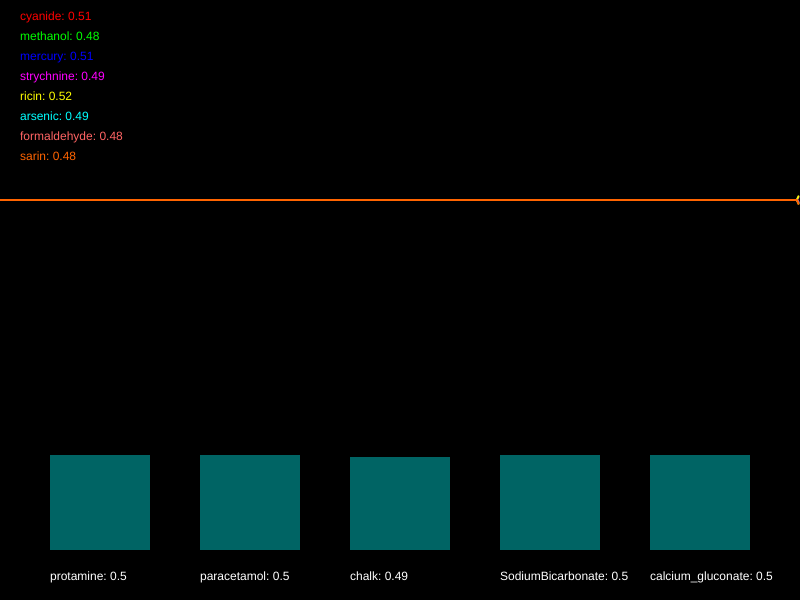
Frame 1 (no input)
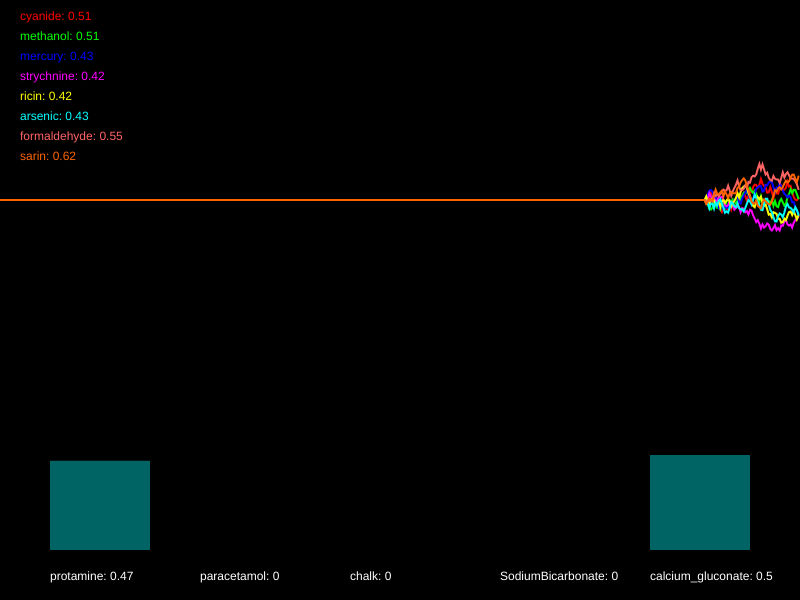
Frame 60 (no input)
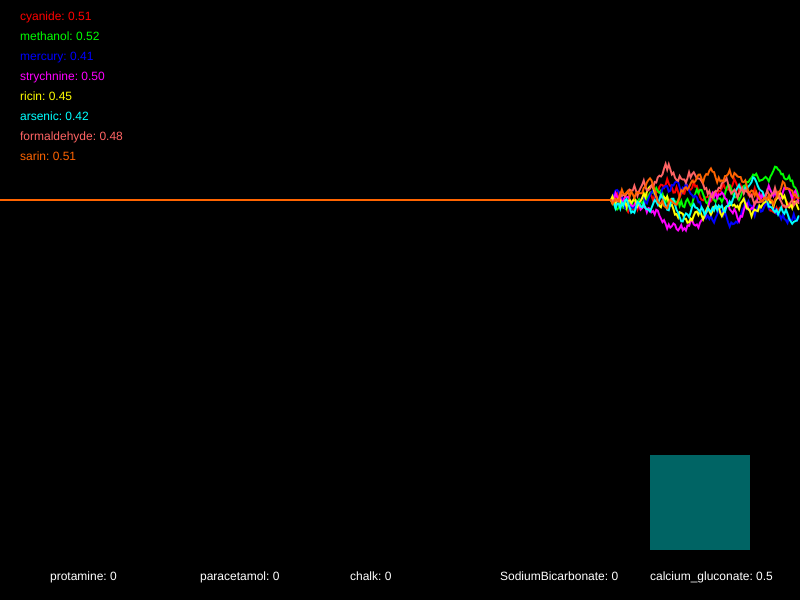
Frame 120 (the mouse pressed at the canvas centre since frame 60)

The p5.js sketch that drew these frames (run headless with seeded random() and noise() and a simulated clock; from frame 60 on, the mouse is pressed at the canvas centre):

// p5.js sketch
// ── sketch.js
/*

Officer: 3154130
CaseNum: 401-3-78868269-3154130

Case 401 - The Case of Norbert's Weiner Stand
Stage 4 - Mortal Cupcake

It seems that Norbert is getting desperate now. In what appears to be his final stand he has set up his own cupcake shop. The laced cupcakes look delicious but they are extremely dangerous. Just a brief whiff of one can induce a series of
deadly symptoms. This is Norbert’s most complex poison to date, so you’ll have to work hard to produce a viable antidote.

You must develop the antidote by using conditional statements in the draw loop to do the following.

	- If either cyanide dips below 0.63, arsenic dips below 0.57, or perhaps strychnine goes above 0.54, try decreasing protamine by 0.03
	- When mercury goes above 0.45, whilst at the same time, ricin dips below 0.7 or methanol dips below 0.4, try increasing protamine by 0.03
	- If arsenic dips below 0.44 or sarin goes above 0.56, whilst at the same time, formaldehyde dips below 0.69 or ricin goes above 0.47, decrease paracetamol by 0.04
	- When mercury goes above 0.59 and methanol dips below 0.26, whilst at the same time, strychnine goes above 0.41 or cyanide dips below 0.73, increment paracetamol by 0.02
	- When cyanide goes above 0.46 or mercury dips below 0.4, whilst at the same time, formaldehyde goes above 0.31 or ricin dips below 0.38, decrement chalk by 0.03
	- If sarin goes above 0.74 or methanol dips below 0.52, or on the other hand, arsenic dips below 0.75 and strychnine dips below 0.32, try increasing chalk by 0.02
	- When mercury dips below 0.29 and ricin dips below 0.54, or on the other hand, arsenic goes above 0.64 or methanol goes above 0.5, decrement SodiumBicarbonate by 0.04
	- If cyanide goes above 0.44 or strychnine dips below 0.32, whilst at the same time, formaldehyde dips below 0.49 and sarin goes above 0.6, raise SodiumBicarbonate by 0.01
	- If mercury goes above 0.42 and formaldehyde goes above 0.69, or on the other hand, methanol goes above 0.73, decrease calcium_gluconate by 0.02
	- If cyanide dips below 0.28 and ricin dips below 0.54, or on the other hand, arsenic goes above 0.67, try increasing calcium_gluconate by 0.05


Your conditional statements should consider the following poisons:

	- cyanide
	- methanol
	- mercury
	- strychnine
	- ricin
	- arsenic
	- formaldehyde
	- sarin


Your conditional statements should modify the following antidotes:

	- protamine
	- paracetamol
	- chalk
	- SodiumBicarbonate
	- calcium_gluconate


- There are many ways to complete this task but you should only use the following commands:

	if(){}
	>
	<
	&&
	||
	+=
	-=

*/

//Declare the poison variables
var cyanide;
var methanol;
var mercury;
var strychnine;
var ricin;
var arsenic;
var formaldehyde;
var sarin;


//Declare the antidote variables
var protamine;
var paracetamol;
var chalk;
var SodiumBicarbonate;
var calcium_gluconate;


//This variable is used for drawing the graph
var graphs;


function setup()
{

	createCanvas(800,600);
	strokeWeight(2);

	//initialise the poisons and antidotes
	cyanide = 0.5;
	methanol = 0.5;
	mercury = 0.5;
	strychnine = 0.5;
	ricin = 0.5;
	arsenic = 0.5;
	formaldehyde = 0.5;
	sarin = 0.5;
	protamine = 0.5;
	paracetamol = 0.5;
	chalk = 0.5;
	SodiumBicarbonate = 0.5;
	calcium_gluconate = 0.5;


	//fills the graph with empty values
	graphs = [];

	for(var i = 0; i < 8; i++)
	{
		graphs.push([]);
		for(var j = 0; j < 512; j++)
		{
			graphs[i].push(0.5);
		}
	}

}
//You still have some work to do on adjusting protamine.
//You still have some work to do on adjusting paracetamol.
//You still have some work to do on adjusting chalk.

//	- If either cyanide dips below 0.63, arsenic dips below 0.57, or perhaps strychnine goes above 0.54, try decreasing protamine by 0.03
//	- When mercury goes above 0.45, whilst at the same time, ricin dips below 0.7 or methanol dips below 0.4, try increasing protamine by 0.03
//	- If arsenic dips below 0.44 or sarin goes above 0.56, whilst at the same time, formaldehyde dips below 0.69 or ricin goes above 0.47, decrease paracetamol by 0.04
//	- When mercury goes above 0.59 and methanol dips below 0.26, whilst at the same time, strychnine goes above 0.41 or cyanide dips below 0.73, increment paracetamol by 0.02
//	- When cyanide goes above 0.46 or mercury dips below 0.4, whilst at the same time, formaldehyde goes above 0.31 or ricin dips below 0.38, decrement chalk by 0.03
//	- If sarin goes above 0.74 or methanol dips below 0.52, or on the other hand, arsenic dips below 0.75 and strychnine dips below 0.32, try increasing chalk by 0.02
//	- When mercury dips below 0.29 and ricin dips below 0.54, or on the other hand, arsenic goes above 0.64 or methanol goes above 0.5, decrement SodiumBicarbonate by 0.04
//	- If cyanide goes above 0.44 or strychnine dips below 0.32, whilst at the same time, formaldehyde dips below 0.49 and sarin goes above 0.6, raise SodiumBicarbonate by 0.01
//	- If mercury goes above 0.42 and formaldehyde goes above 0.69, or on the other hand, methanol goes above 0.73, decrease calcium_gluconate by 0.02
//	- If cyanide dips below 0.28 and ricin dips below 0.54, or on the other hand, arsenic goes above 0.67, try increasing calcium_gluconate by 0.05

function draw()
{

	//Develop the antidote below
	//Write conditional statements to change the amount of each substance ...
    if(cyanide<0.63||arsenic<0.57||strychnine>0.54)
    {
        protamine-=0.03
    }
    if(mercury>0.45 && (ricin <0.7|| methanol <0.4))
    {
        protamine+=0.03
    }
    if((arsenic<0.44||sarin>0.56)&&(formaldehyde<0.69||ricin>0.47))
    {
        paracetamol-=0.04
    }
    if((mercury>0.59&&methanol<0.26)&&(strychnine>0.41||cyanide<0.73))
    {
       paracetamol+=0.02
    }
    if((cyanide>0.46||mercury<0.4)&&(formaldehyde>0.31||ricin<0.38))
    {
        chalk-=0.03
    }
    if((sarin>0.74||methanol<0.52)||(arsenic<0.75&&strychnine<0.32))
    {
       chalk+=0.02
    }
    if((mercury<0.29&&ricin<0.54)||(arsenic>0.64||methanol>0.5))
    {
        SodiumBicarbonate-=0.04
    }
    if((cyanide>0.44||strychnine<0.32)&&(formaldehyde<0.49&&sarin>0.6))
    {
        SodiumBicarbonate+=0.01
    }
    if((mercury>0.42&&formaldehyde>0.69)||(methanol>0.73))
    {
        calcium_gluconate-=0.02
    }
    if((cyanide<0.28&&ricin<0.54)||(arsenic>0.67))
    {
        calcium_gluconate+=0.05
    }

	//////////////////////////////////////////////////////

	//the code below generates new values using random numbers

	/*
		For testing, you might want to temporarily comment out
		these lines and set the same variables to constant values
		instead.
	*/

	cyanide = nextValue(graphs[0],cyanide);
	methanol = nextValue(graphs[1],methanol);
	mercury = nextValue(graphs[2],mercury);
	strychnine = nextValue(graphs[3],strychnine);
	ricin = nextValue(graphs[4],ricin);
	arsenic = nextValue(graphs[5],arsenic);
	formaldehyde = nextValue(graphs[6],formaldehyde);
	sarin = nextValue(graphs[7],sarin);


	protamine = constrain(protamine, 0, 1);
	paracetamol = constrain(paracetamol, 0, 1);
	chalk = constrain(chalk, 0, 1);
	SodiumBicarbonate = constrain(SodiumBicarbonate, 0, 1);
	calcium_gluconate = constrain(calcium_gluconate, 0, 1);


	///////// DO NOT CHANGE THE CODE BELOW ///////////

	//drawing code

	// set background
	background(0);
	noFill();

	//draw the graphs for the vitals

	var colors = [
		color(255, 0, 0),
		color(0, 255, 0),
		color(0, 0, 255),
		color(255, 0, 255),
		color(255, 255, 0),
		color(0, 255, 255),
		color(255, 100, 100),
		color(255, 100, 0)
	];

	for(var i = 0; i < graphs.length; i++)
	{
		stroke(colors[i]);
		drawGraph(graphs[i]);
	}

	//draw the poisons as text
	noStroke();
	fill(colors[0]);
	text('cyanide: ' + nf(cyanide,1,2), 20,20);
	fill(colors[1]);
	text('methanol: ' + nf(methanol,1,2), 20,40);
	fill(colors[2]);
	text('mercury: ' + nf(mercury,1,2), 20,60);
	fill(colors[3]);
	text('strychnine: ' + nf(strychnine,1,2), 20,80);
	fill(colors[4]);
	text('ricin: ' + nf(ricin,1,2), 20,100);
	fill(colors[5]);
	text('arsenic: ' + nf(arsenic,1,2), 20,120);
	fill(colors[6]);
	text('formaldehyde: ' + nf(formaldehyde,1,2), 20,140);
	fill(colors[7]);
	text('sarin: ' + nf(sarin,1,2), 20,160);


	//draw the antidotes bar chart
	drawBar(protamine,50,'protamine');
	drawBar(paracetamol,200,'paracetamol');
	drawBar(chalk,350,'chalk');
	drawBar(SodiumBicarbonate,500,'SodiumBicarbonate');
	drawBar(calcium_gluconate,650,'calcium_gluconate');


}

function nextValue(graph, val)
{
	//gets the next value for a vital and puts it in an array for drawing
	var delta = random(-0.03,0.03);

	val += delta;
	if(val > 1 || val < 0)
	{
		delta *= -1;
		val += delta * 2;
	}

	graph.push(val)
	graph.shift();
	return val;
}

function drawGraph(graph)
{
	//draws an array as a graph
	beginShape();
	for(var i = 0; i < graph.length; i++)
	{
			vertex(width * i/512, height * 0.5 - graph[i]* height/3)
	}
	endShape();
}


function drawBar(val, x, name)
{
	//draws the bars for bar chart
    noStroke();
    fill(0,100,100);
	var mh = height * 0.4 - 50;
	rect(x,(height - 50) - val*mh, 100, val*mh);
    fill(255);
	text(name + ": " + val, x, height - 20);
}
